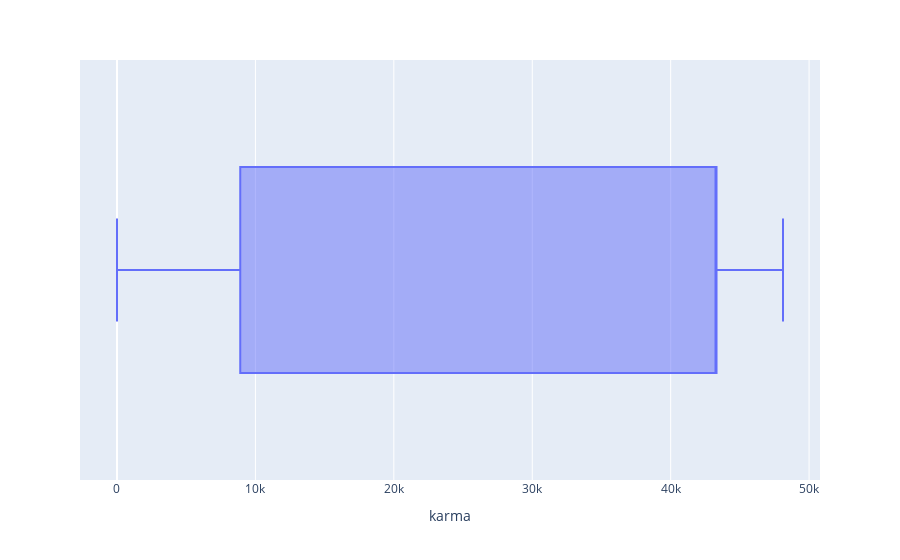

The cell this chart's notebook holds for it:
### Markdown cell above
Hacer lo mismo pero con el ranking de karma y comparar < 5 a >= 5

### Code cell
fig = px.box(df, x="karma")
fig.show()

### Figure 1 — Plotly figure (JSON) as saved in the notebook; plotly's stock layout.template omitted (floating-point values rounded to 4 significant figures; data arrays with more than 128 entries replaced by an {"elided": "..."} marker saying what was removed)
{"data": [{"alignmentgroup": "True", "hovertemplate": "karma=%{x}<extra></extra>", "legendgroup": "", "marker": {"color": "#636efa"}, "name": "", "notched": false, "offsetgroup": "", "orientation": "h", "showlegend": false, "type": "box", "x": {"elided": "32540 int values"}, "x0": " ", "xaxis": "x", "y0": " ", "yaxis": "y"}], "layout": {"boxmode": "group", "legend": {"tracegroupgap": 0}, "margin": {"t": 60}, "xaxis": {"anchor": "y", "domain": [0, 1], "title": {"text": "karma"}}, "yaxis": {"anchor": "x", "domain": [0, 1]}}}
